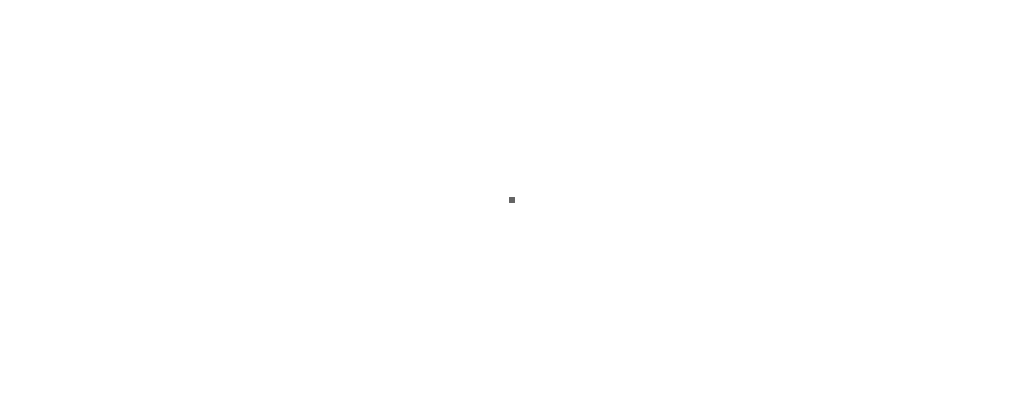
Frame 1 (no input)
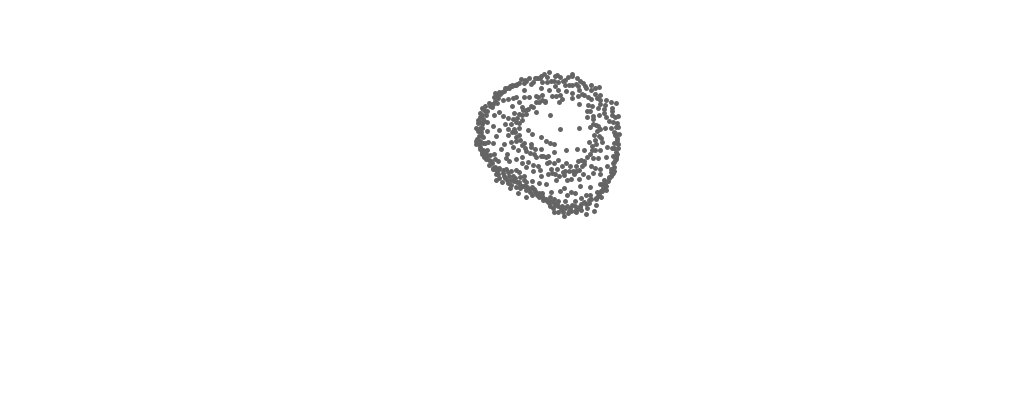
Frame 60 (the mouse pressed at the canvas centre just before this capture)
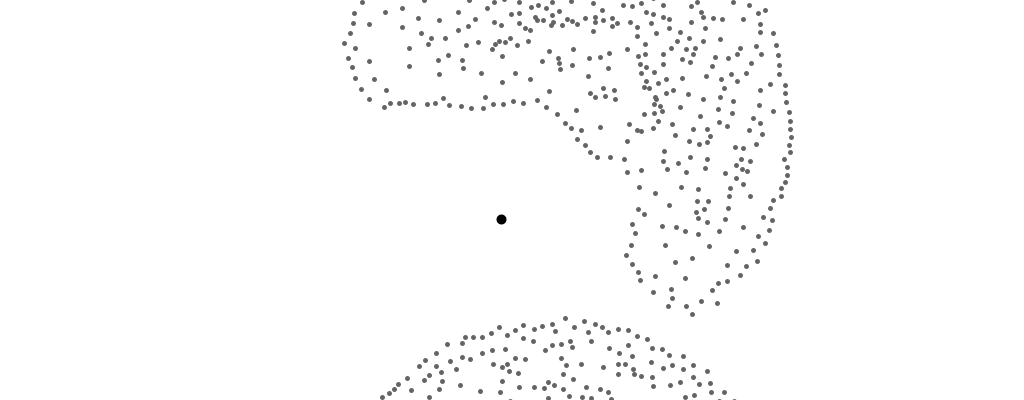
Frame 120 (the mouse held since frame 60 and released just before this capture)

The Processing sketch that drew these frames (run headless with seeded random() and noise(); from frame 60 on, the mouse is pressed at the canvas centre):

// Processing sketch: flock_CraigReynolds
// ── flock_CraigReynolds.pde
/*
* @Author: bit2atom | SJTU-ChinaGold DesignIntelligence
* @Email:  zhanglliqun@gmail.com
* @Date:   2021-12-15 21:30:03
* @brief
* @Last Modified by:   bit2atommac2019
* @Last Modified time: 2021-12-15 22:04:27
* @detail:
* flocking simulation
*/

Flock flock;

void setup() {
  size(1024,400);
  flock = new Flock();
  // Add an initial set of boids into the system
  for (int i = 0; i < 500; i++) {
    flock.addBoid(new Boid(new PVector(width/2,height/2), 3.0, 0.05));
  }
  smooth();
}

void draw() {
  background(255);
  flock.run();
}

// Add a new boid into the System
void mousePressed() {
  Boid b = new Boid(new PVector(mouseX,mouseY),23.0f,0.05f);
  b.w = 10;
  b.ws = 0;
  flock.addBoid(b);
}

/**
 * The Boid class
 */
class Boid {
  PVector loc;
  PVector vel;
  PVector acc;

  float w = 5;
  float ws = 100;

  float r;
  float maxforce;    // Maximum steering force
  float maxspeed;    // Maximum speed

    Boid(PVector l, float ms, float mf) {
    acc = new PVector(0,0);
    vel = new PVector(random(-.5,.5),random(-.5,.5));
    loc = l.get();
    r = 10;
    maxspeed = ms;
    maxforce = mf;
  }

  void run(ArrayList boids) {
    flock(boids);
    update();
    borders();
    render();
  }

  /**
   * [flock description]
   * @Author   bit2atom
   * @DateTime 2021-12-15T21:31:37+0800
   * @param    {[type]}                 ArrayList boids         [description]
   * @return   {[type]}                           [description]
   * @detail:
   * We accumulate a new acceleration each time based on three rules
   */
  void flock(ArrayList boids) {
    PVector sep = separate(boids);   // Separation
    PVector ali = align(boids);      // Alignment
    PVector coh = cohesion(boids);   // Cohesion
    // Arbitrarily weight these forces
    sep.mult(1.5);
    ali.mult(1.0);
    coh.mult(1.0);
    // Add the force vectors to acceleration
    acc.add(sep);
    acc.add(ali);
    acc.add(coh);
  }

  // Method to update location
  void update() {
    // Update velocity
    vel.add(acc);
    // Limit speed
    vel.limit(maxspeed);
    loc.add(vel);
    // Reset accelertion to 0 each cycle
    acc.mult(0);
  }

  void seek(PVector target) {
    acc.add(steer(target,false));
  }

  void arrive(PVector target) {
    acc.add(steer(target,true));
  }

  /**
   * [steer description]
   * @Author   bit2atom
   * @DateTime 2021-12-15T21:32:04+0800
   * @param    {[type]}                 PVector target        [description]
   * @param    {[type]}                 boolean slowdown      [description]
   * @return   {[type]}                         [description]
   * @detail:
   * A method that calculates a steering vector towards a target
   * Takes a second argument, if true, it slows down as it approaches the target
   */
  PVector steer(PVector target, boolean slowdown) {
    PVector steer;  // The steering vector
    PVector desired = target.sub(target,loc);  // A vector pointing from the location to the target
    float d = desired.mag(); // Distance from the target is the magnitude of the vector
    // If the distance is greater than 0, calc steering (otherwise return zero vector)
    if (d > 0) {
      // Normalize desired
      desired.normalize();
      // Two options for desired vector magnitude (1 -- based on distance, 2 -- maxspeed)
      if ((slowdown) && (d < 100.0)) desired.mult(maxspeed*(d/100.0)); // This damping is somewhat arbitrary
      else desired.mult(maxspeed);
      // Steering = Desired minus Velocity
      steer = target.sub(desired,vel);
      steer.limit(maxforce);  // Limit to maximum steering force
    } 
    else {
      steer = new PVector(0,0);
    }
    return steer;
  }

  /**
   * [render description]
   * @Author   bit2atom
   * @DateTime 2021-12-15T21:32:31+0800
   * @return   {[type]}                 [description]
   * @detail: 
   */
  void render() {
    // Draw a triangle rotated in the direction of velocity
    float theta = vel.heading2D() + PI/2;
    fill(100);
    stroke(ws); //255
    strokeWeight(w);
    pushMatrix();
    translate(loc.x,loc.y);
    rotate(theta);
    //ellipse(0, 0, 5,5);
    point (0,0);
    // point (loc.x,loc.y);
    popMatrix();
  }

  // Wraparound
  void borders() {
    if (loc.x < -r) loc.x = width+r;
    if (loc.y < -r) loc.y = height+r;
    if (loc.x > width+r) loc.x = -r;
    if (loc.y > height+r) loc.y = -r;
  }

  /**
   * [separate description]
   * @Author   bit2atom
   * @DateTime 2021-12-15T21:32:46+0800
   * @param    {[type]}                 ArrayList boids         [description]
   * @return   {[type]}                           [description]
   * @detail: 
   * Separation
   * Method checks for nearby boids and steers away
   */
  PVector separate (ArrayList boids) {
    float desiredseparation = 40.0;
    PVector steer = new PVector(0,0,0);
    int count = 0;
    // For every boid in the system, check if it's too close
    for (int i = 0 ; i < boids.size(); i++) {
      Boid other = (Boid) boids.get(i);
      float d = PVector.dist(loc,other.loc);
      // If the distance is greater than 0 and less than an arbitrary amount (0 when you are yourself)
      if ((d > 0) && (d < desiredseparation)) {
        // Calculate vector pointing away from neighbor
        PVector diff = PVector.sub(loc,other.loc);
        diff.normalize();
        diff.div(d);        // Weight by distance
        steer.add(diff);
        count++;            // Keep track of how many
      }
    }
    // Average -- divide by how many
    if (count > 0) {
      steer.div((float)count);
    }

    // As long as the vector is greater than 0
    if (steer.mag() > 0) {
      // Implement Reynolds: Steering = Desired - Velocity
      steer.normalize();
      steer.mult(maxspeed);
      steer.sub(vel);
      steer.limit(maxforce);
    }
    return steer;
  }

  /**
   * [align description]
   * @Author   bit2atom
   * @DateTime 2021-12-15T21:32:57+0800
   * @param    {[type]}                 ArrayList boids         [description]
   * @return   {[type]}                           [description]
   * @detail: 
   * Alignment 
   * For every nearby boid in the system, calculate the average velocity
   */
  PVector align (ArrayList boids) {
    float neighbordist = 25.0;
    PVector steer = new PVector(0,0,0);
    int count = 0;
    for (int i = 0 ; i < boids.size(); i++) {
      Boid other = (Boid) boids.get(i);
      float d = PVector.dist(loc,other.loc);
      if ((d > 0) && (d < neighbordist)) {
        steer.add(other.vel);
        count++;
      }
    }
    if (count > 0) {
      steer.div((float)count);
    }

    // As long as the vector is greater than 0
    if (steer.mag() > 0) {
      // Implement Reynolds: Steering = Desired - Velocity
      steer.normalize();
      steer.mult(maxspeed);
      steer.sub(vel);
      steer.limit(maxforce);
    }
    return steer;
  }

  /**
   * [cohesion description]
   * @Author   bit2atom
   * @DateTime 2021-12-15T21:33:02+0800
   * @param    {[type]}                 ArrayList boids         [description]
   * @return   {[type]}                           [description]
   * @detail:
   * Cohesion
   * For the average location (i.e. center) of all nearby boids, calculate steering vector towards that location
   */
  PVector cohesion (ArrayList boids) {
    float neighbordist = 25.0;
    PVector sum = new PVector(0,0);   // Start with empty vector to accumulate all locations
    int count = 0;
    for (int i = 0 ; i < boids.size(); i++) {
      Boid other = (Boid) boids.get(i);
      float d = loc.dist(other.loc);
      if ((d > 0) && (d < neighbordist)) {
        sum.add(other.loc); // Add location
        count++;
      }
    }
    if (count > 0) {
      sum.div((float)count);
      return steer(sum,false);  // Steer towards the location
    }
    return sum;
  }
}

/**
 * The Flock (a list of Boid objects)
 */
class Flock {
  ArrayList boids; // An arraylist for all the boids
  Flock() {
    boids = new ArrayList(); // Initialize the arraylist
  }

  void run() {
    for (int i = 0; i < boids.size(); i++) {
      Boid b = (Boid) boids.get(i);  
      b.run(boids);  // Passing the entire list of boids to each boid individually
    }
  }

  void addBoid(Boid b) {
    boids.add(b);
  }
}
